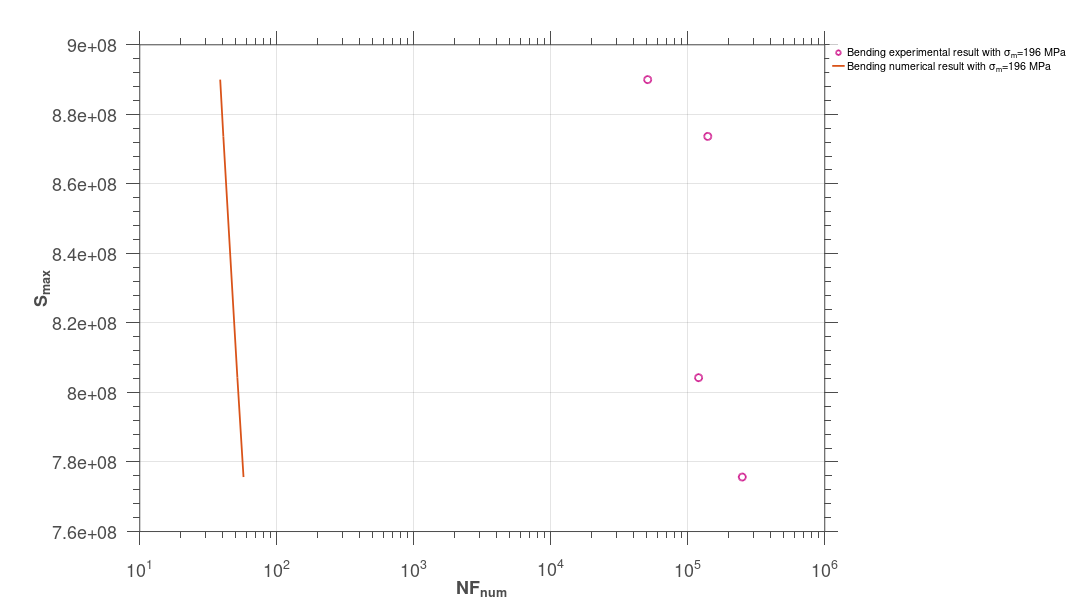

Source code (MATLAB): (Note: this script raises an error after producing the figure.)
clc;
clear;
close all;
% steel 30 NCD 16 data from Jabbado thesis
%-------------------------------------------------bending--------------------------------
y=1080e6;
k=1e9;
E=191e9;
nu=0.3;                     %poisson's ratio
a=0.1;
W0=44e9;
lam=0.85;
b=1.85;
fb=b;
m=1e6.*[450 450 290 290];%mean tension
%---------------a b correspond to high and low bounds of cyclic load, 1 2
%correspond to  different parameters comparison------------------
Smax=4e8:1000:y;
NFben=[51000 140000 120000 250000] ;
stressben=1e6.*[640 620 695 660];%to get Smaxben
n=1;
while n<length(stressben)+1
hydro=1/3*sum(stressben(n)+m(n) +0+0);
dev1=[stressben(n)+m(n) 0 0 ;0 0 0 ;0 0 0 ]-hydro*eye(3);
Smaxben(n)=norm(dev1,'fro');
%--------to get average smin--------
hydromax=1/3.*(stressben(n)+m(n));
yieldmin=y-lam.*hydromax;
sminmin=yieldmin.*Smaxben(n).^-1;

hydromin=1/3.*(-stressben(n)+m(n));
yieldmax=y-lam.*hydromin;
sminmax=yieldmax.*Smaxben(n).^-1;

yieldm=(yieldmin+yieldmax)/2;
alphamax=(1-a.*(sminmax-1).^-fb);
alphamin=(1-a.*(sminmin-1).^-fb);
alpm_ben(n)=(alphamax+alphamin)/2;
%--------use average smin to get NF--------
NFben_num(n)=(1-alpm_ben(n)).^-1*W0*E*(E+k*nu)*b*(b+1)*((4*(E-k)*(1+nu)*(b-1)))^-1.*yieldm.^(b-1).*Smaxben(n).^(-b-1);
% NFben_num(n)=W0*E*(E+k*nu)*b*(b+1)*((4*(E-k)*(1+nu)*(b-1)))^-1.*yieldm.^(b-1).*Smaxben(n).^(-b-1)
n=n+1;
end


figure(1);
ben_exp=semilogx(NFben,Smaxben,'o','MarkerSize',12,'LineWidth', 3,'MarkerEdgeColor',[208 32 144]/255, 'MarkerFaceColor','none');
NFben_num=(1-mean(alpm_ben)).^-1*W0*E*(E+k*nu)*b*(b+1)*((4*(E-k)*(1+nu)*(b-1)))^-1.*yieldm.^(b-1).*Smaxben.^(-b-1);
hold on;
ben_num=semilogx(NFben_num,Smaxben,'-','LineWidth', 3);
set(gca ,'FontSize',30);
hXLabel = xlabel('NF_{num}','Fontsize',30, 'FontWeight' , 'bold');
hYLabel = ylabel('S_{max}','Fontsize',30, 'FontWeight' , 'bold');
hLegend=legend([ben_exp,ben_num],...
    'Bending experimental result with \sigma_m=196 MPa','Bending numerical result with \sigma_m=196 MPa','location','bestoutside');
set(hLegend, 'FontSize', 18);
set(hLegend,'Box','on');
set(hLegend,'EdgeColor',[1 1 1]); %set the edge colour of the legend to white 
% Adjust font
set(gca, 'FontName', 'Helvetica')
% Adjust axes properties
set(gca, 'Box', 'on', 'TickDir', 'out', 'TickLength', [.02 .02], ...
    'XMinorTick', 'on', 'YMinorTick', 'on', 'YGrid', 'on', 'XGrid', 'on',...
    'XColor', [.3 .3 .3], 'YColor', [.3 .3 .3], ...
    'LineWidth', 1)
set(gcf,'color','w'); %set figure background transparent
set(gca,'color','w'); %set axis transparent
% Maximize print figure
set(gcf,'outerposition',get(0,'screensize'));
set(gcf, 'PaperPositionMode', 'manual');
set(gcf, 'PaperUnits', 'points'); %[ {inches} | centimeters | normalized | points ]
set(gcf, 'PaperPosition', [0 0 1800 1000]); %set(gcf,'PaperPosition',[left,bottom,width,height])
saveas(gcf,'F:\Git\Anew\figures\b1D_m_30NCD16_sn.png');
%% 
figure(2);
err_ben_m = loglog(NFben,NFben_num,'o','MarkerSize',12,'LineWidth', 3,'MarkerEdgeColor',[	205 38 38]/255, 'MarkerFaceColor','none');
set(gca ,'FontSize',30);
hXLabel = xlabel('NF_{exp}','Fontsize',30, 'FontWeight' , 'bold');
hYLabel = ylabel('NF_{num}','Fontsize',30, 'FontWeight' , 'bold');
x=1e4:1e5:1e8;
y0=x;
hold on;
py0=loglog(x,y0,'k','LineWidth',3);
y1=2.*x;
y2=0.5.*x;
py1=loglog(x,y1, '--k','LineWidth',3);
py2=loglog(x,y2, '--k','LineWidth',3);
axis equal;
axis([1e4 1e6 1e4 1e6]);
set(gca,'xtick',[1e4 1e5 1e6]); 
set(gca,'ytick',[1e4 1e5 1e6]); 
hLegend=legend([err_ben_m],...
    'Bending test with mean stress on 30NCD16(R=-1)','location','bestoutside');
set(hLegend, 'FontSize', 18);
set(hLegend,'Box','on');
set(hLegend,'EdgeColor',[1 1 1]); %set the edge colour of the legend to white 
% Adjust font
set(gca, 'FontName', 'Helvetica')
% Adjust axes properties
set(gca, 'Box', 'on', 'TickDir', 'out', 'TickLength', [.02 .02], ...
    'XMinorTick', 'on', 'YMinorTick', 'on', 'YGrid', 'on', 'XGrid', 'on',...
    'XColor', [.3 .3 .3], 'YColor', [.3 .3 .3], ...
    'LineWidth', 1)
set(gcf,'color','w'); %set figure background transparent
set(gca,'color','w'); %set axis transparent
% Maximize print figure
set(gcf,'outerposition',get(0,'screensize'));
set(gcf, 'PaperPositionMode', 'manual');
set(gcf, 'PaperUnits', 'points'); %[ {inches} | centimeters | normalized | points ]
set(gcf, 'PaperPosition', [0 0 1800 1000]); %set(gcf,'PaperPosition',[left,bottom,width,height])
saveas(gcf,'F:\Git\Anew\figures\b1D_m_30NCD16_err1.png');
saveas(gcf,'F:\Git\PhDreport\3Plastisity\figures\b1D_m_30NCD16_err1.png');
sp=actxserver('SAPI.SpVoice');
sp.Speak('done done done');
% figure(2);
% plot(alpm_ben,'b')
% hold on 
% plot(Smaxben,'b')
